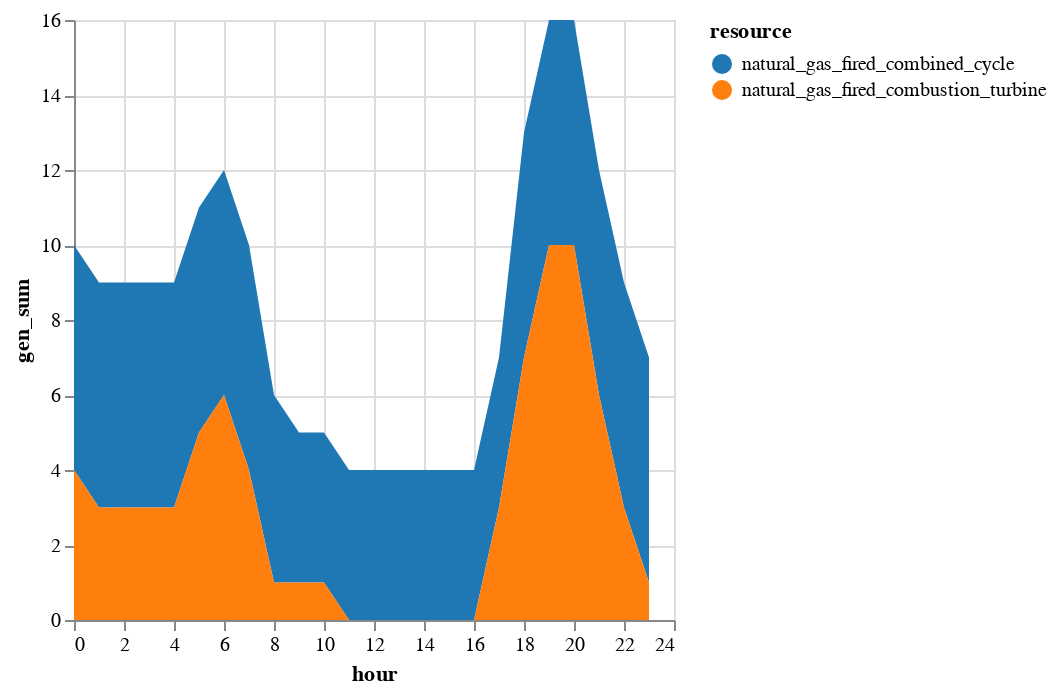

Notebook source saved alongside this figure:
### Markdown cell above
We can now see that the need to maintain reserve requirements leads to greater commitment of natural gas units throughout the day. The addition of CCGTs and GTs to meet reserve requirements leads to greater curtailment of wind and solar in the afternoon hours.

### Code cell
sol_commit = innerjoin(solution.commit, 
                    gen_df[!, [:r_id, :resource]], 
                    on = :r_id)
sol_commit = combine(groupby(sol_commit, [:resource, :hour]), 
            :gen => sum)
sol_commit.hour = sol_commit.hour .- T_period[1]

sol_commit |>
@vlplot(:area, 
    x=:hour, y={:gen_sum, stack=:zero}, 
    color={"resource:n", scale={scheme="category10"}})

### Figure 1 — Vega-Lite specification as saved in the notebook (floating-point values rounded to 4 significant figures)
{"data": {"values": [{"gen_sum": 6, "hour": 0, "resource": "natural_gas_fired_combined_cycle"}, {"gen_sum": 4, "hour": 0, "resource": "natural_gas_fired_combustion_turbine"}, {"gen_sum": 6, "hour": 1, "resource": "natural_gas_fired_combined_cycle"}, {"gen_sum": 3, "hour": 1, "resource": "natural_gas_fired_combustion_turbine"}, {"gen_sum": 6, "hour": 2, "resource": "natural_gas_fired_combined_cycle"}, {"gen_sum": 3, "hour": 2, "resource": "natural_gas_fired_combustion_turbine"}, {"gen_sum": 6, "hour": 3, "resource": "natural_gas_fired_combined_cycle"}, {"gen_sum": 3, "hour": 3, "resource": "natural_gas_fired_combustion_turbine"}, {"gen_sum": 6, "hour": 4, "resource": "natural_gas_fired_combined_cycle"}, {"gen_sum": 3, "hour": 4, "resource": "natural_gas_fired_combustion_turbine"}, {"gen_sum": 6, "hour": 5, "resource": "natural_gas_fired_combined_cycle"}, {"gen_sum": 5, "hour": 5, "resource": "natural_gas_fired_combustion_turbine"}, {"gen_sum": 6, "hour": 6, "resource": "natural_gas_fired_combined_cycle"}, {"gen_sum": 6, "hour": 6, "resource": "natural_gas_fired_combustion_turbine"}, {"gen_sum": 6, "hour": 7, "resource": "natural_gas_fired_combined_cycle"}, {"gen_sum": 4, "hour": 7, "resource": "natural_gas_fired_combustion_turbine"}, {"gen_sum": 5, "hour": 8, "resource": "natural_gas_fired_combined_cycle"}, {"gen_sum": 1, "hour": 8, "resource": "natural_gas_fired_combustion_turbine"}, {"gen_sum": 4, "hour": 9, "resource": "natural_gas_fired_combined_cycle"}, {"gen_sum": 1, "hour": 9, "resource": "natural_gas_fired_combustion_turbine"}, {"gen_sum": 4, "hour": 10, "resource": "natural_gas_fired_combined_cycle"}, {"gen_sum": 1, "hour": 10, "resource": "natural_gas_fired_combustion_turbine"}, {"gen_sum": 4, "hour": 11, "resource": "natural_gas_fired_combined_cycle"}, {"gen_sum": 0, "hour": 11, "resource": "natural_gas_fired_combustion_turbine"}, {"gen_sum": 4, "hour": 12, "resource": "natural_gas_fired_combined_cycle"}, {"gen_sum": 0, "hour": 12, "resource": "natural_gas_fired_combustion_turbine"}, {"gen_sum": 4, "hour": 13, "resource": "natural_gas_fired_combined_cycle"}, {"gen_sum": 0, "hour": 13, "resource": "natural_gas_fired_combustion_turbine"}, {"gen_sum": 4, "hour": 14, "resource": "natural_gas_fired_combined_cycle"}, {"gen_sum": 0, "hour": 14, "resource": "natural_gas_fired_combustion_turbine"}, {"gen_sum": 4, "hour": 15, "resource": "natural_gas_fired_combined_cycle"}, {"gen_sum": 0, "hour": 15, "resource": "natural_gas_fired_combustion_turbine"}, {"gen_sum": 4, "hour": 16, "resource": "natural_gas_fired_combined_cycle"}, {"gen_sum": 0, "hour": 16, "resource": "natural_gas_fired_combustion_turbine"}, {"gen_sum": 4, "hour": 17, "resource": "natural_gas_fired_combined_cycle"}, {"gen_sum": 3, "hour": 17, "resource": "natural_gas_fired_combustion_turbine"}, {"gen_sum": 6, "hour": 18, "resource": "natural_gas_fired_combined_cycle"}, {"gen_sum": 7, "hour": 18, "resource": "natural_gas_fired_combustion_turbine"}, {"gen_sum": 6, "hour": 19, "resource": "natural_gas_fired_combined_cycle"}, {"gen_sum": 10, "hour": 19, "resource": "natural_gas_fired_combustion_turbine"}, {"gen_sum": 6, "hour": 20, "resource": "natural_gas_fired_combined_cycle"}, {"gen_sum": 10, "hour": 20, "resource": "natural_gas_fired_combustion_turbine"}, {"gen_sum": 6, "hour": 21, "resource": "natural_gas_fired_combined_cycle"}, {"gen_sum": 6, "hour": 21, "resource": "natural_gas_fired_combustion_turbine"}, {"gen_sum": 6, "hour": 22, "resource": "natural_gas_fired_combined_cycle"}, {"gen_sum": 3, "hour": 22, "resource": "natural_gas_fired_combustion_turbine"}, {"gen_sum": 6, "hour": 23, "resource": "natural_gas_fired_combined_cycle"}, {"gen_sum": 1, "hour": 23, "resource": "natural_gas_fired_combustion_turbine"}]}, "encoding": {"color": {"field": "resource", "scale": {"scheme": "category10"}, "type": "nominal"}, "x": {"field": "hour", "type": "quantitative"}, "y": {"field": "gen_sum", "stack": "zero", "type": "quantitative"}}, "mark": "area"}
